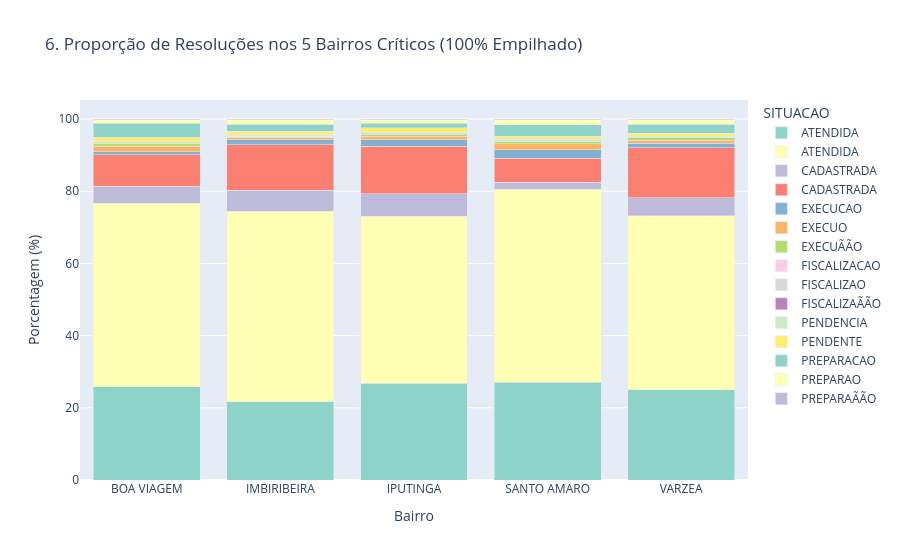

Notebook code cell kept with this figure:
### Code cell
top5_bairros_nomes = df_all['BAIRRO'].value_counts().head(5).index
df_bairros_criticos = df_all[df_all['BAIRRO'].isin(top5_bairros_nomes)]

# Calcular a proporção percentual
df_prop = df_bairros_criticos.groupby(['BAIRRO', 'SITUACAO']).size().reset_index(name='Contagem')
df_prop['Porcentagem'] = df_prop.groupby('BAIRRO')['Contagem'].transform(lambda x: x / x.sum() * 100)

fig6 = px.bar(
    df_prop, 
    x='BAIRRO', 
    y='Porcentagem', 
    color='SITUACAO',
    title='6. Proporção de Resoluções nos 5 Bairros Críticos (100% Empilhado)',
    labels={'Porcentagem': 'Porcentagem (%)', 'BAIRRO': 'Bairro'},
    barmode='stack',
    color_discrete_sequence=px.colors.qualitative.Set3
)
fig6.show()

### Figure 1 — Plotly figure (JSON) as saved in the notebook; plotly's stock layout.template omitted (floating-point values rounded to 4 significant figures)
{"data": [{"hovertemplate": "SITUACAO=ATENDIDA<br>Bairro=%{x}<br>Porcentagem (%)=%{y}<extra></extra>", "legendgroup": "ATENDIDA", "marker": {"color": "rgb(141,211,199)", "pattern": {"shape": ""}}, "name": "ATENDIDA", "orientation": "v", "showlegend": true, "textposition": "auto", "type": "bar", "x": ["BOA VIAGEM", "IMBIRIBEIRA", "IPUTINGA", "SANTO AMARO", "VARZEA"], "xaxis": "x", "y": [25.76, 21.7, 26.87, 27.14, 25.02], "yaxis": "y"}, {"hovertemplate": "SITUACAO=ATENDIDA    <br>Bairro=%{x}<br>Porcentagem (%)=%{y}<extra></extra>", "legendgroup": "ATENDIDA    ", "marker": {"color": "rgb(255,255,179)", "pattern": {"shape": ""}}, "name": "ATENDIDA    ", "orientation": "v", "showlegend": true, "textposition": "auto", "type": "bar", "x": ["BOA VIAGEM", "IMBIRIBEIRA", "IPUTINGA", "SANTO AMARO", "VARZEA"], "xaxis": "x", "y": [50.84, 52.79, 46.16, 53.46, 48.22], "yaxis": "y"}, {"hovertemplate": "SITUACAO=CADASTRADA<br>Bairro=%{x}<br>Porcentagem (%)=%{y}<extra></extra>", "legendgroup": "CADASTRADA", "marker": {"color": "rgb(190,186,218)", "pattern": {"shape": ""}}, "name": "CADASTRADA", "orientation": "v", "showlegend": true, "textposition": "auto", "type": "bar", "x": ["BOA VIAGEM", "IMBIRIBEIRA", "IPUTINGA", "SANTO AMARO", "VARZEA"], "xaxis": "x", "y": [4.781, 5.719, 6.237, 1.951, 4.877], "yaxis": "y"}, {"hovertemplate": "SITUACAO=CADASTRADA  <br>Bairro=%{x}<br>Porcentagem (%)=%{y}<extra></extra>", "legendgroup": "CADASTRADA  ", "marker": {"color": "rgb(251,128,114)", "pattern": {"shape": ""}}, "name": "CADASTRADA  ", "orientation": "v", "showlegend": true, "textposition": "auto", "type": "bar", "x": ["BOA VIAGEM", "IMBIRIBEIRA", "IPUTINGA", "SANTO AMARO", "VARZEA"], "xaxis": "x", "y": [8.71, 12.72, 13.19, 6.628, 13.91], "yaxis": "y"}, {"hovertemplate": "SITUACAO=EXECUCAO<br>Bairro=%{x}<br>Porcentagem (%)=%{y}<extra></extra>", "legendgroup": "EXECUCAO", "marker": {"color": "rgb(128,177,211)", "pattern": {"shape": ""}}, "name": "EXECUCAO", "orientation": "v", "showlegend": true, "textposition": "auto", "type": "bar", "x": ["BOA VIAGEM", "IMBIRIBEIRA", "IPUTINGA", "SANTO AMARO", "VARZEA"], "xaxis": "x", "y": [0.8906, 1.252, 1.747, 2.359, 1.191], "yaxis": "y"}, {"hovertemplate": "SITUACAO=EXECUO    <br>Bairro=%{x}<br>Porcentagem (%)=%{y}<extra></extra>", "legendgroup": "EXECUO    ", "marker": {"color": "rgb(253,180,98)", "pattern": {"shape": ""}}, "name": "EXECUO    ", "orientation": "v", "showlegend": true, "textposition": "auto", "type": "bar", "x": ["BOA VIAGEM", "IMBIRIBEIRA", "IPUTINGA", "SANTO AMARO", "VARZEA"], "xaxis": "x", "y": [1.442, 0.7798, 1.074, 1.561, 0.9479], "yaxis": "y"}, {"hovertemplate": "SITUACAO=EXECUÃÃO    <br>Bairro=%{x}<br>Porcentagem (%)=%{y}<extra></extra>", "legendgroup": "EXECUÃÃO    ", "marker": {"color": "rgb(179,222,105)", "pattern": {"shape": ""}}, "name": "EXECUÃÃO    ", "orientation": "v", "showlegend": true, "textposition": "auto", "type": "bar", "x": ["BOA VIAGEM", "IMBIRIBEIRA", "IPUTINGA", "SANTO AMARO", "VARZEA"], "xaxis": "x", "y": [0.7268, 0.2383, 0.4077, 0.6748, 0.659], "yaxis": "y"}, {"hovertemplate": "SITUACAO=FISCALIZACAO<br>Bairro=%{x}<br>Porcentagem (%)=%{y}<extra></extra>", "legendgroup": "FISCALIZACAO", "marker": {"color": "rgb(252,205,229)", "pattern": {"shape": ""}}, "name": "FISCALIZACAO", "orientation": "v", "showlegend": true, "textposition": "auto", "type": "bar", "x": ["BOA VIAGEM", "IMBIRIBEIRA", "IPUTINGA", "SANTO AMARO", "VARZEA"], "xaxis": "x", "y": [0.008936, 0.06499, 0.01102, 0.1193, 0.01014], "yaxis": "y"}, {"hovertemplate": "SITUACAO=FISCALIZAO<br>Bairro=%{x}<br>Porcentagem (%)=%{y}<extra></extra>", "legendgroup": "FISCALIZAO", "marker": {"color": "rgb(217,217,217)", "pattern": {"shape": ""}}, "name": "FISCALIZAO", "orientation": "v", "showlegend": true, "textposition": "auto", "type": "bar", "x": ["BOA VIAGEM", "IMBIRIBEIRA", "IPUTINGA", "SANTO AMARO"], "xaxis": "x", "y": [0.02383, 0.04766, 0.00551, 0.00459], "yaxis": "y"}, {"hovertemplate": "SITUACAO=FISCALIZAÃÃO<br>Bairro=%{x}<br>Porcentagem (%)=%{y}<extra></extra>", "legendgroup": "FISCALIZAÃÃO", "marker": {"color": "rgb(188,128,189)", "pattern": {"shape": ""}}, "name": "FISCALIZAÃÃO", "orientation": "v", "showlegend": true, "textposition": "auto", "type": "bar", "x": ["BOA VIAGEM", "IPUTINGA", "SANTO AMARO", "VARZEA"], "xaxis": "x", "y": [0.008936, 0.01653, 0.00459, 0.005069], "yaxis": "y"}, {"hovertemplate": "SITUACAO=PENDENCIA<br>Bairro=%{x}<br>Porcentagem (%)=%{y}<extra></extra>", "legendgroup": "PENDENCIA", "marker": {"color": "rgb(204,235,197)", "pattern": {"shape": ""}}, "name": "PENDENCIA", "orientation": "v", "showlegend": true, "textposition": "auto", "type": "bar", "x": ["BOA VIAGEM", "IMBIRIBEIRA", "IPUTINGA", "SANTO AMARO", "VARZEA"], "xaxis": "x", "y": [0.4409, 0.2556, 0.6391, 0.5371, 0.4055], "yaxis": "y"}, {"hovertemplate": "SITUACAO=PENDENTE    <br>Bairro=%{x}<br>Porcentagem (%)=%{y}<extra></extra>", "legendgroup": "PENDENTE    ", "marker": {"color": "rgb(255,237,111)", "pattern": {"shape": ""}}, "name": "PENDENTE    ", "orientation": "v", "showlegend": true, "textposition": "auto", "type": "bar", "x": ["BOA VIAGEM", "IMBIRIBEIRA", "IPUTINGA", "SANTO AMARO", "VARZEA"], "xaxis": "x", "y": [1.305, 0.9705, 1.262, 0.7712, 0.7401], "yaxis": "y"}, {"hovertemplate": "SITUACAO=PREPARACAO<br>Bairro=%{x}<br>Porcentagem (%)=%{y}<extra></extra>", "legendgroup": "PREPARACAO", "marker": {"color": "rgb(141,211,199)", "pattern": {"shape": ""}}, "name": "PREPARACAO", "orientation": "v", "showlegend": true, "textposition": "auto", "type": "bar", "x": ["BOA VIAGEM", "IMBIRIBEIRA", "IPUTINGA", "SANTO AMARO", "VARZEA"], "xaxis": "x", "y": [3.866, 2.023, 1.157, 3.264, 2.59], "yaxis": "y"}, {"hovertemplate": "SITUACAO=PREPARAO  <br>Bairro=%{x}<br>Porcentagem (%)=%{y}<extra></extra>", "legendgroup": "PREPARAO  ", "marker": {"color": "rgb(255,255,179)", "pattern": {"shape": ""}}, "name": "PREPARAO  ", "orientation": "v", "showlegend": true, "textposition": "auto", "type": "bar", "x": ["BOA VIAGEM", "IMBIRIBEIRA", "IPUTINGA", "SANTO AMARO", "VARZEA"], "xaxis": "x", "y": [0.9264, 1.17, 1.041, 1.304, 1.146], "yaxis": "y"}, {"hovertemplate": "SITUACAO=PREPARAÃÃO  <br>Bairro=%{x}<br>Porcentagem (%)=%{y}<extra></extra>", "legendgroup": "PREPARAÃÃO  ", "marker": {"color": "rgb(190,186,218)", "pattern": {"shape": ""}}, "name": "PREPARAÃÃO  ", "orientation": "v", "showlegend": true, "textposition": "auto", "type": "bar", "x": ["BOA VIAGEM", "IMBIRIBEIRA", "IPUTINGA", "SANTO AMARO", "VARZEA"], "xaxis": "x", "y": [0.2621, 0.2643, 0.1873, 0.2249, 0.2737], "yaxis": "y"}], "layout": {"barmode": "stack", "legend": {"title": {"text": "SITUACAO"}, "tracegroupgap": 0}, "title": {"text": "6. Proporção de Resoluções nos 5 Bairros Críticos (100% Empilhado)"}, "xaxis": {"anchor": "y", "domain": [0, 1], "title": {"text": "Bairro"}}, "yaxis": {"anchor": "x", "domain": [0, 1], "title": {"text": "Porcentagem (%)"}}}}
